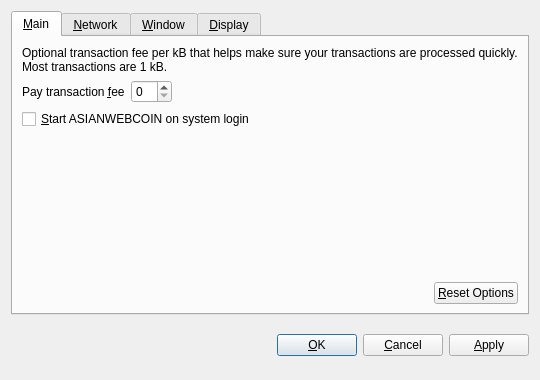
<?xml version="1.0" encoding="UTF-8"?>
<ui version="4.0">
 <class>OptionsDialog</class>
 <widget class="QDialog" name="OptionsDialog">
  <property name="geometry">
   <rect>
    <x>0</x>
    <y>0</y>
    <width>540</width>
    <height>380</height>
   </rect>
  </property>
  <property name="windowTitle">
   <string>Options</string>
  </property>
  <property name="modal">
   <bool>true</bool>
  </property>
  <layout class="QVBoxLayout" name="verticalLayout">
   <item>
    <widget class="QTabWidget" name="tabWidget">
     <property name="tabPosition">
      <enum>QTabWidget::North</enum>
     </property>
     <property name="currentIndex">
      <number>0</number>
     </property>
     <widget class="QWidget" name="tabMain">
      <attribute name="title">
       <string>&amp;Main</string>
      </attribute>
      <layout class="QVBoxLayout" name="verticalLayout_Main">
       <item>
        <widget class="QLabel" name="transactionFeeInfoLabel">
         <property name="text">
          <string>Optional transaction fee per kB that helps make sure your transactions are processed quickly. Most transactions are 1 kB.</string>
         </property>
         <property name="textFormat">
          <enum>Qt::PlainText</enum>
         </property>
         <property name="wordWrap">
          <bool>true</bool>
         </property>
        </widget>
       </item>
       <item>
        <layout class="QHBoxLayout" name="horizontalLayout_1_Main">
         <item>
          <widget class="QLabel" name="transactionFeeLabel">
           <property name="text">
            <string>Pay transaction &amp;fee</string>
           </property>
           <property name="textFormat">
            <enum>Qt::PlainText</enum>
           </property>
           <property name="buddy">
            <cstring>transactionFee</cstring>
           </property>
          </widget>
         </item>
         <item>
          <widget class="BitcoinAmountField" name="transactionFee"/>
         </item>
         <item>
          <spacer name="horizontalSpacer_1_Main">
           <property name="orientation">
            <enum>Qt::Horizontal</enum>
           </property>
           <property name="sizeHint" stdset="0">
            <size>
             <width>40</width>
             <height>20</height>
            </size>
           </property>
          </spacer>
         </item>
        </layout>
       </item>
       <item>
        <widget class="QCheckBox" name="bitcoinAtStartup">
         <property name="toolTip">
          <string>Automatically start ASIANWEBCOIN after logging in to the system.</string>
         </property>
         <property name="text">
          <string>&amp;Start ASIANWEBCOIN on system login</string>
         </property>
        </widget>
       </item>
       <item>
        <spacer name="verticalSpacer_Main">
         <property name="orientation">
          <enum>Qt::Vertical</enum>
         </property>
         <property name="sizeHint" stdset="0">
          <size>
           <width>20</width>
           <height>40</height>
          </size>
         </property>
        </spacer>
       </item>
       <item>
        <layout class="QHBoxLayout" name="horizontalLayout_2_Main">
         <item>
          <spacer name="horizontalSpacer_2_Main">
           <property name="orientation">
            <enum>Qt::Horizontal</enum>
           </property>
           <property name="sizeHint" stdset="0">
            <size>
             <width>40</width>
             <height>20</height>
            </size>
           </property>
          </spacer>
         </item>
         <item>
          <widget class="QPushButton" name="resetButton">
           <property name="toolTip">
            <string>Reset all client options to default.</string>
           </property>
           <property name="text">
            <string>&amp;Reset Options</string>
           </property>
           <property name="autoDefault">
            <bool>false</bool>
           </property>
          </widget>
         </item>
        </layout>
       </item>
      </layout>
     </widget>
     <widget class="QWidget" name="tabNetwork">
      <attribute name="title">
       <string>&amp;Network</string>
      </attribute>
      <layout class="QVBoxLayout" name="verticalLayout_Network">
       <item>
        <widget class="QCheckBox" name="mapPortUpnp">
         <property name="toolTip">
          <string>Automatically open the ASIANWEBCOIN client port on the router. This only works when your router supports UPnP and it is enabled.</string>
         </property>
         <property name="text">
          <string>Map port using &amp;UPnP</string>
         </property>
        </widget>
       </item>
       <item>
        <widget class="QCheckBox" name="connectSocks">
         <property name="toolTip">
          <string>Connect to the ASIANWEBCOIN network through a SOCKS proxy (e.g. when connecting through Tor).</string>
         </property>
         <property name="text">
          <string>&amp;Connect through SOCKS proxy:</string>
         </property>
        </widget>
       </item>
       <item>
        <layout class="QHBoxLayout" name="horizontalLayout_Network">
         <item>
          <widget class="QLabel" name="proxyIpLabel">
           <property name="text">
            <string>Proxy &amp;IP:</string>
           </property>
           <property name="textFormat">
            <enum>Qt::PlainText</enum>
           </property>
           <property name="buddy">
            <cstring>proxyIp</cstring>
           </property>
          </widget>
         </item>
         <item>
          <widget class="QValidatedLineEdit" name="proxyIp">
           <property name="maximumSize">
            <size>
             <width>140</width>
             <height>16777215</height>
            </size>
           </property>
           <property name="toolTip">
            <string>IP address of the proxy (e.g. 127.0.0.1)</string>
           </property>
          </widget>
         </item>
         <item>
          <widget class="QLabel" name="proxyPortLabel">
           <property name="text">
            <string>&amp;Port:</string>
           </property>
           <property name="textFormat">
            <enum>Qt::PlainText</enum>
           </property>
           <property name="buddy">
            <cstring>proxyPort</cstring>
           </property>
          </widget>
         </item>
         <item>
          <widget class="QLineEdit" name="proxyPort">
           <property name="maximumSize">
            <size>
             <width>55</width>
             <height>16777215</height>
            </size>
           </property>
           <property name="toolTip">
            <string>Port of the proxy (e.g. 9050)</string>
           </property>
          </widget>
         </item>
         <item>
          <widget class="QLabel" name="socksVersionLabel">
           <property name="text">
            <string>SOCKS &amp;Version:</string>
           </property>
           <property name="textFormat">
            <enum>Qt::PlainText</enum>
           </property>
           <property name="buddy">
            <cstring>socksVersion</cstring>
           </property>
          </widget>
         </item>
         <item>
          <widget class="QValueComboBox" name="socksVersion">
           <property name="toolTip">
            <string>SOCKS version of the proxy (e.g. 5)</string>
           </property>
          </widget>
         </item>
         <item>
          <spacer name="horizontalSpacer_Network">
           <property name="orientation">
            <enum>Qt::Horizontal</enum>
           </property>
           <property name="sizeHint" stdset="0">
            <size>
             <width>40</width>
             <height>20</height>
            </size>
           </property>
          </spacer>
         </item>
        </layout>
       </item>
       <item>
        <spacer name="verticalSpacer_Network">
         <property name="orientation">
          <enum>Qt::Vertical</enum>
         </property>
         <property name="sizeHint" stdset="0">
          <size>
           <width>20</width>
           <height>40</height>
          </size>
         </property>
        </spacer>
       </item>
      </layout>
     </widget>
     <widget class="QWidget" name="tabWindow">
      <attribute name="title">
       <string>&amp;Window</string>
      </attribute>
      <layout class="QVBoxLayout" name="verticalLayout_Window">
       <item>
        <widget class="QCheckBox" name="minimizeToTray">
         <property name="toolTip">
          <string>Show only a tray icon after minimizing the window.</string>
         </property>
         <property name="text">
          <string>&amp;Minimize to the tray instead of the taskbar</string>
         </property>
        </widget>
       </item>
       <item>
        <widget class="QCheckBox" name="minimizeOnClose">
         <property name="toolTip">
          <string>Minimize instead of exit the application when the window is closed. When this option is enabled, the application will be closed only after selecting Quit in the menu.</string>
         </property>
         <property name="text">
          <string>M&amp;inimize on close</string>
         </property>
        </widget>
       </item>
       <item>
        <spacer name="verticalSpacer_Window">
         <property name="orientation">
          <enum>Qt::Vertical</enum>
         </property>
         <property name="sizeHint" stdset="0">
          <size>
           <width>20</width>
           <height>40</height>
          </size>
         </property>
        </spacer>
       </item>
      </layout>
     </widget>
     <widget class="QWidget" name="tabDisplay">
      <attribute name="title">
       <string>&amp;Display</string>
      </attribute>
      <layout class="QVBoxLayout" name="verticalLayout_Display">
       <item>
        <layout class="QHBoxLayout" name="horizontalLayout_1_Display">
         <item>
          <widget class="QLabel" name="langLabel">
           <property name="text">
            <string>User Interface &amp;language:</string>
           </property>
           <property name="textFormat">
            <enum>Qt::PlainText</enum>
           </property>
           <property name="buddy">
            <cstring>lang</cstring>
           </property>
          </widget>
         </item>
         <item>
          <widget class="QValueComboBox" name="lang">
           <property name="toolTip">
            <string>The user interface language can be set here. This setting will take effect after restarting ASIANWEBCOIN.</string>
           </property>
          </widget>
         </item>
        </layout>
       </item>
       <item>
        <layout class="QHBoxLayout" name="horizontalLayout_2_Display">
         <item>
          <widget class="QLabel" name="unitLabel">
           <property name="text">
            <string>&amp;Unit to show amounts in:</string>
           </property>
           <property name="textFormat">
            <enum>Qt::PlainText</enum>
           </property>
           <property name="buddy">
            <cstring>unit</cstring>
           </property>
          </widget>
         </item>
         <item>
          <widget class="QValueComboBox" name="unit">
           <property name="toolTip">
            <string>Choose the default subdivision unit to show in the interface and when sending coins.</string>
           </property>
          </widget>
         </item>
        </layout>
       </item>
       <item>
        <widget class="QCheckBox" name="displayAddresses">
         <property name="toolTip">
          <string>Whether to show ASIANWEBCOIN addresses in the transaction list or not.</string>
         </property>
         <property name="text">
          <string>&amp;Display addresses in transaction list</string>
         </property>
        </widget>
       </item>
       <item>
        <spacer name="verticalSpacer_Display">
         <property name="orientation">
          <enum>Qt::Vertical</enum>
         </property>
         <property name="sizeHint" stdset="0">
          <size>
           <width>20</width>
           <height>40</height>
          </size>
         </property>
        </spacer>
       </item>
      </layout>
     </widget>
    </widget>
   </item>
   <item>
    <layout class="QHBoxLayout" name="horizontalLayout_Buttons">
     <item>
      <spacer name="horizontalSpacer_1">
       <property name="orientation">
        <enum>Qt::Horizontal</enum>
       </property>
       <property name="sizeHint" stdset="0">
        <size>
         <width>40</width>
         <height>48</height>
        </size>
       </property>
      </spacer>
     </item>
     <item>
      <widget class="QLabel" name="statusLabel">
       <property name="font">
        <font>
         <weight>75</weight>
         <bold>true</bold>
        </font>
       </property>
       <property name="text">
        <string/>
       </property>
       <property name="textFormat">
        <enum>Qt::PlainText</enum>
       </property>
       <property name="wordWrap">
        <bool>true</bool>
       </property>
      </widget>
     </item>
     <item>
      <spacer name="horizontalSpacer_2">
       <property name="orientation">
        <enum>Qt::Horizontal</enum>
       </property>
       <property name="sizeHint" stdset="0">
        <size>
         <width>40</width>
         <height>48</height>
        </size>
       </property>
      </spacer>
     </item>
     <item>
      <widget class="QPushButton" name="okButton">
       <property name="text">
        <string>&amp;OK</string>
       </property>
      </widget>
     </item>
     <item>
      <widget class="QPushButton" name="cancelButton">
       <property name="text">
        <string>&amp;Cancel</string>
       </property>
       <property name="autoDefault">
        <bool>false</bool>
       </property>
      </widget>
     </item>
     <item>
      <widget class="QPushButton" name="applyButton">
       <property name="text">
        <string>&amp;Apply</string>
       </property>
       <property name="autoDefault">
        <bool>false</bool>
       </property>
      </widget>
     </item>
    </layout>
   </item>
  </layout>
 </widget>
 <customwidgets>
  <customwidget>
   <class>BitcoinAmountField</class>
   <extends>QSpinBox</extends>
   <header>bitcoinamountfield.h</header>
  </customwidget>
  <customwidget>
   <class>QValueComboBox</class>
   <extends>QComboBox</extends>
   <header>qvaluecombobox.h</header>
  </customwidget>
  <customwidget>
   <class>QValidatedLineEdit</class>
   <extends>QLineEdit</extends>
   <header>qvalidatedlineedit.h</header>
  </customwidget>
 </customwidgets>
 <resources/>
 <connections/>
</ui>
